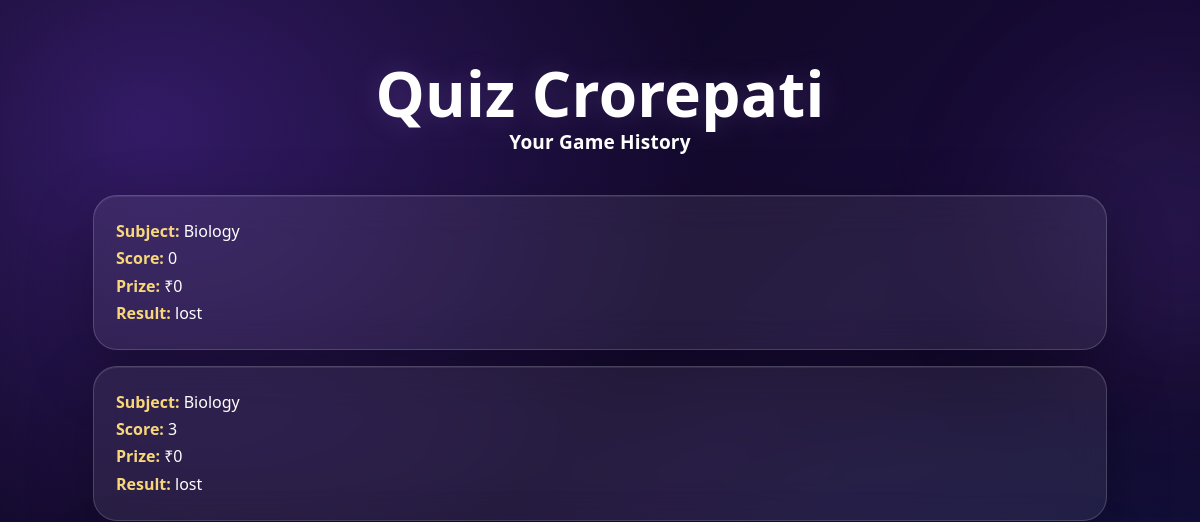
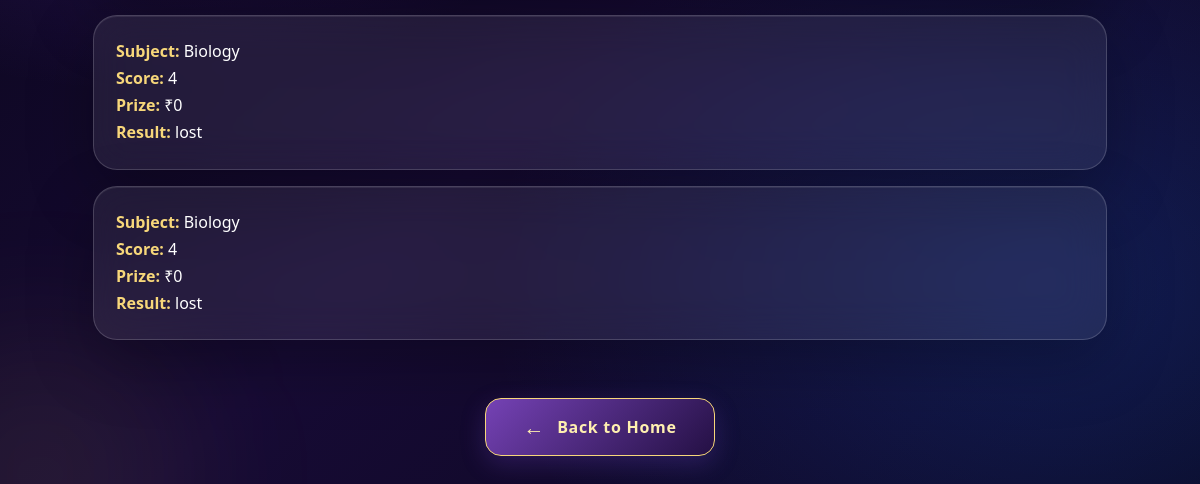
/game-history (signed in), run on an earlier commit of the app's database (2 pictures, top to bottom).
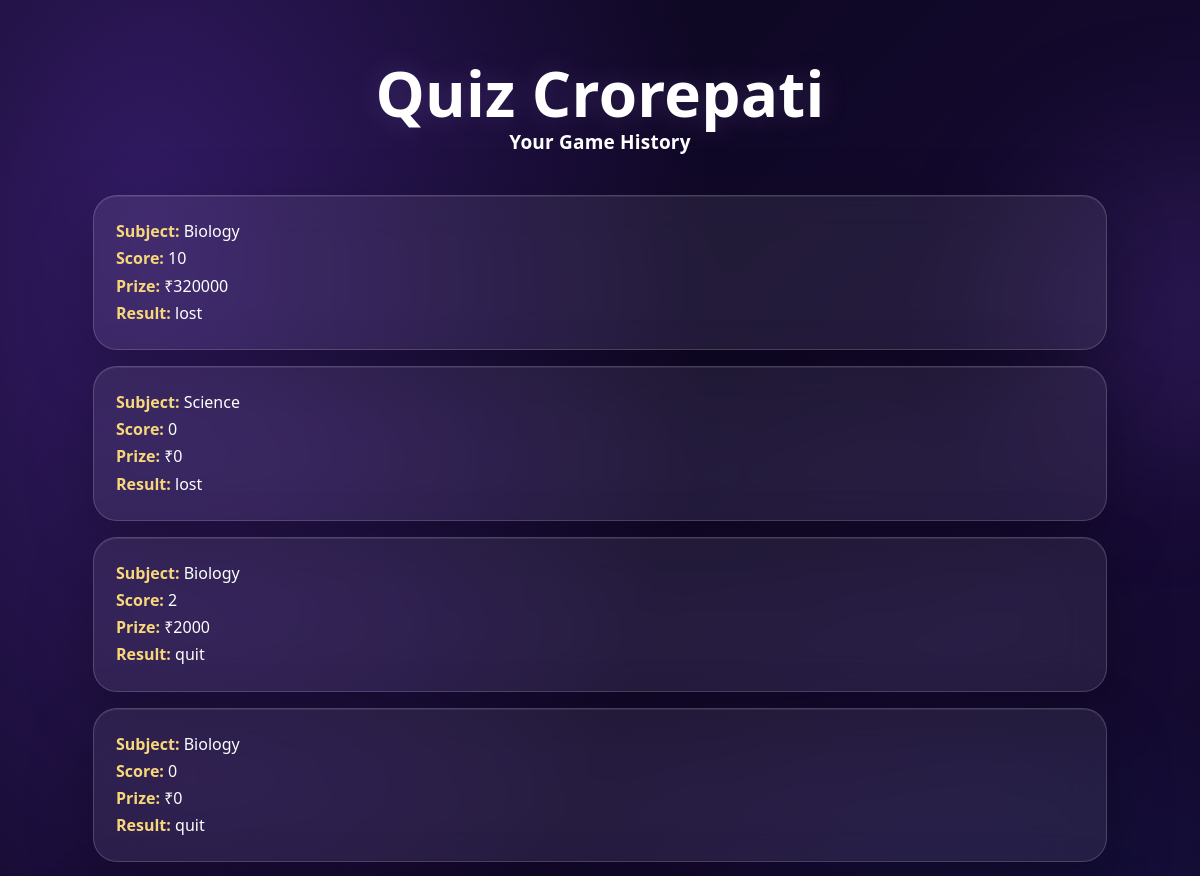
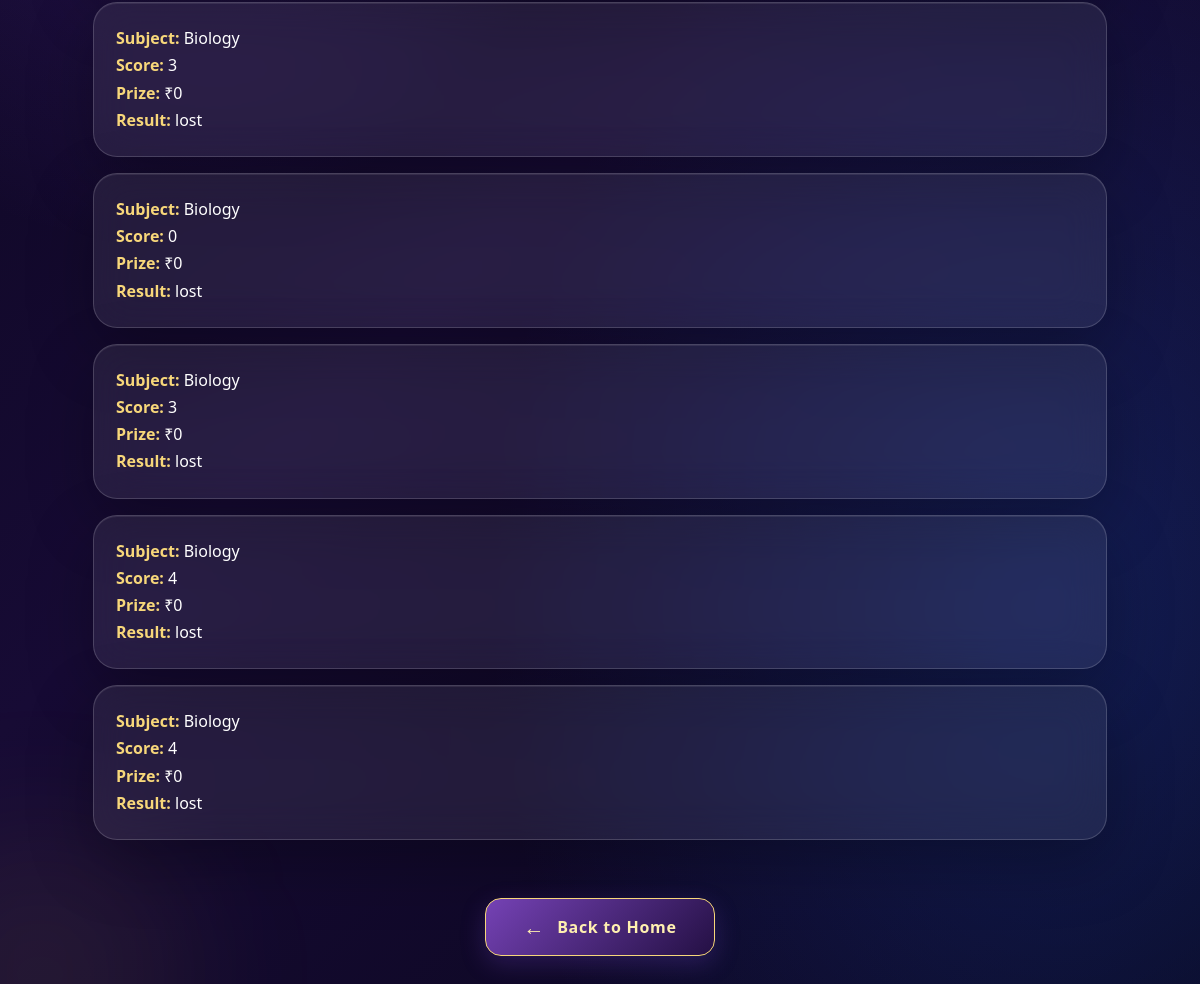
And on a later commit of the database (2 pictures, top to bottom).
### tables this page shows
CREATE TABLE game_history (
                id INTEGER PRIMARY KEY AUTOINCREMENT,
                user_id INTEGER NOT NULL,
                subject TEXT NOT NULL,
                score INTEGER NOT NULL,
                winnings INTEGER NOT NULL,
                result TEXT NOT NULL,
                played_at TEXT NOT NULL DEFAULT CURRENT_TIMESTAMP,
                FOREIGN KEY (user_id) REFERENCES users(id)
            );

### app.py (the view)
@app.route("/game-history")
@login_required
def game_history():
    with get_db_connection() as connection:
        history = connection.execute("""
            SELECT subject, score, winnings, result, played_at
            FROM game_history
            WHERE user_id = ?
            ORDER BY id DESC
            LIMIT 50
        """, (session["user_id"],)).fetchall()
    return render_template("history.html", history=history)

### app.py (called while the page is built)
def get_db_connection():
    connection = sqlite3.connect(DATABASE)
    connection.row_factory = sqlite3.Row
    return connection

def login_required(view_function):
    @wraps(view_function)
    def wrapped(*args, **kwargs):
        if "user_id" not in session:
            flash("Please sign in or create an account before playing.", "info")
            return redirect(url_for("login"))
        return view_function(*args, **kwargs)
    return wrapped

### templates/history.html (shortened to what this page needs)
<!DOCTYPE html>
<html lang="en">
<head>
    <link rel="stylesheet" href="{{ url_for('static', filename='style.css') }}">
</head>
<body>
    <main class="container">
        <h1>Quiz Crorepati</h1>
        <h2>Your Game History</h2>
        {% if history %}
            <div class="history-list">
                {% for game in history %}
                    <div class="history-item">
                        <p><strong>Subject:</strong> {{ game['subject'] }}</p>
                        <p><strong>Score:</strong> {{ game['score'] }}</p>
                        <p><strong>Prize:</strong> ₹{{ game['winnings'] }}</p>
                        <p><strong>Result:</strong> {{ game['result'] }}</p>
                    </div>
                {% endfor %}
            </div>
        {% else %}
            <p>You haven't completed any games yet.</p>
        {% endif %}
        <div class="history-container">
            <a href="{{ url_for('home') }}" class="history-link">
                Back to Home
            </a>
        </div>
    </main>
</body>
</html>

What changed in the data, as far as the page shows it:
added game_history: subject "Biology", score "10", winnings "320000", result "lost"
added game_history: subject "Science", score "0", winnings "0", result "lost"
added game_history: subject "Biology", score "2", winnings "2000", result "quit"
added game_history: subject "Biology", score "0", winnings "0", result "quit"
added game_history: subject "Biology", score "3", winnings "0", result "lost"
